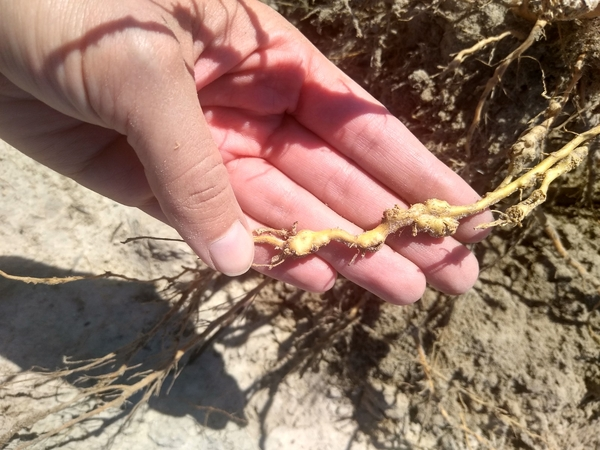
#> input picture 根部线虫.jpeg, 600 x 450 px; its folder holds only this picture in this run
$ python -i test-Copy1.py   (imports and definitions only)
#> lines starting #> are read from the running program, lines starting #| are printed output that depends on the picture
import os
import json
import numpy as np
from pathlib import Path
from PIL import Image
import streamlit as st
import pandas as pd

# 知识库路径
KNOWLEDGE_BASE_DIR = os.getcwd()
METADATA_FILE = Path(KNOWLEDGE_BASE_DIR) / "metadata.json"

# 感知哈希 (pHash)
def phash(image, hash_size=8):
    image = image.convert("L").resize((hash_size * 4, hash_size * 4), Image.LANCZOS)
    pixels = np.array(image, dtype=np.float32)
    dct = np.fft.fft2(pixels)
    dctlowfreq = dct[:hash_size, :hash_size]
    med = np.median(dctlowfreq)
    diff = dctlowfreq > med
    return diff.flatten()

def phash_similarity(img1, img2):
    h1 = phash(img1)
    h2 = phash(img2)
    matches = np.count_nonzero(h1 == h2)
    return matches / len(h1)  # 返回相似度 0~1

# 找到最佳匹配
def find_best_match(uploaded_image):
    kb_dir = Path(KNOWLEDGE_BASE_DIR)
    best_score = -1
    best_name = None

    for file in kb_dir.iterdir():
        if file.suffix.lower() in [".jpg", ".jpeg", ".png"]:
            try:
                kb_image = Image.open(file).convert("RGB")
                score = phash_similarity(uploaded_image, kb_image)
                if score > best_score:
                    best_score = score
                    best_name = file.stem
            except Exception as e:
                print(f"无法处理 {file}: {e}")

    return best_name, best_score

# 读取 metadata.json
def load_metadata():
    if METADATA_FILE.exists():
        with open(METADATA_FILE, "r", encoding="utf-8") as f:
            return json.load(f)
    return {}

def display_treatment_info(disease_name):
    """根据病害名称，从 metadata.json 中读取治理方案并展示"""
    info = metadata.get(disease_name, {})
    treatment = info.get("treatment", {})

    if not treatment:
        st.error("未找到该病害的治理方案。")
        return

    st.markdown(f"### 🩺 病害名称：{disease_name}")
    st.markdown(f"**📄 描述：** {treatment.get('description', '无数据')}")
    st.markdown(f"**🧪 农药有效成分：** {treatment.get('pesticide', '无数据')}")
    st.markdown(f"**🏷 常用品牌：** {', '.join(treatment.get('brands', [])) if treatment.get('brands') else '无数据'}")
    st.markdown(f"**💊 用量：** {treatment.get('dosage', '无数据')}")
    st.markdown(f"**💧 用法：** {treatment.get('application_method', '无数据')}")
    st.markdown(f"**⏳ 使用频率：** {treatment.get('frequency', '无数据')}")
    st.markdown(f"**⛔ 安全间隔期(PHI)：** {treatment.get('PHI', '无数据')} 天")

# 渲染治理方案
def display_treatment(treatment):
    if isinstance(treatment, (list, dict)):
        df = pd.DataFrame(treatment if isinstance(treatment, list) else [treatment])
        st.table(df)
    else:
        st.write(treatment)

# Streamlit 前端
# [24 lines not run here, left out]

>>> import cv2
>>> picture = cv2.imread('根部线虫.jpeg', cv2.IMREAD_GRAYSCALE)
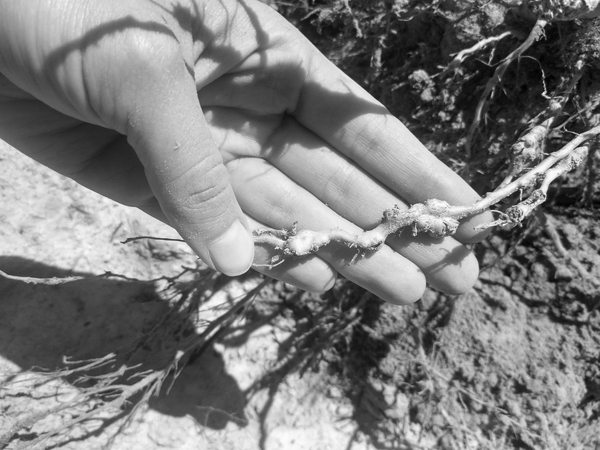
#> picture: shape (450, 600); min 1, max 253, mean 125.6
>>> result = find_best_match(picture)
